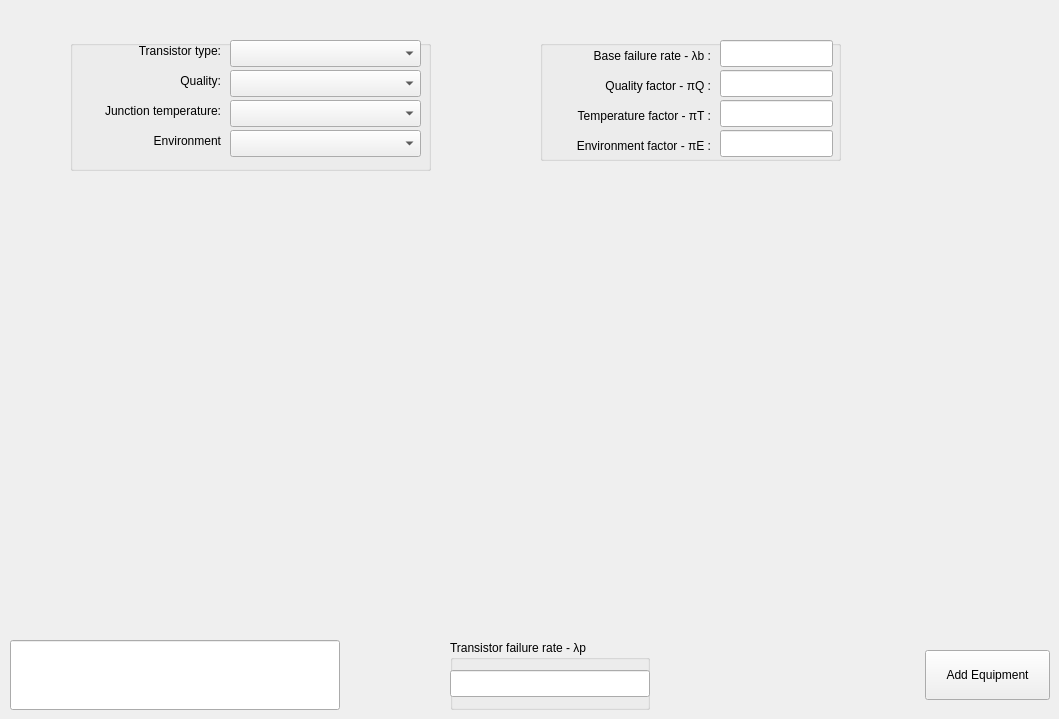
    <widget class="QWidget" name="tab_transistor">
     <attribute name="title">
      <string>Transistor</string>
     </attribute>
     <widget class="QGroupBox" name="groupBox_ts_lambda_p">
      <property name="geometry">
       <rect>
        <x>450</x>
        <y>640</y>
        <width>200</width>
        <height>70</height>
       </rect>
      </property>
      <property name="title">
       <string>Transistor failure rate - λp</string>
      </property>
      <widget class="QLineEdit" name="lineEdit_ts_lamda_p">
       <property name="geometry">
        <rect>
         <x>0</x>
         <y>30</y>
         <width>200</width>
         <height>27</height>
        </rect>
       </property>
       <property name="readOnly">
        <bool>true</bool>
       </property>
      </widget>
     </widget>
     <widget class="QGroupBox" name="groupBox_12">
      <property name="geometry">
       <rect>
        <x>70</x>
        <y>40</y>
        <width>361</width>
        <height>131</height>
       </rect>
      </property>
      <property name="title">
       <string/>
      </property>
      <widget class="QLabel" name="label_ts_transistor_type">
       <property name="geometry">
        <rect>
         <x>40</x>
         <y>0</y>
         <width>111</width>
         <height>21</height>
        </rect>
       </property>
       <property name="text">
        <string>Transistor type:</string>
       </property>
       <property name="alignment">
        <set>Qt::AlignRight|Qt::AlignTrailing|Qt::AlignVCenter</set>
       </property>
      </widget>
      <widget class="QComboBox" name="comboBox_ts_environment">
       <property name="geometry">
        <rect>
         <x>160</x>
         <y>90</y>
         <width>191</width>
         <height>27</height>
        </rect>
       </property>
       <property name="currentText">
        <string/>
       </property>
      </widget>
      <widget class="QLabel" name="label_ts_quality">
       <property name="geometry">
        <rect>
         <x>90</x>
         <y>30</y>
         <width>61</width>
         <height>21</height>
        </rect>
       </property>
       <property name="text">
        <string>Quality:</string>
       </property>
       <property name="alignment">
        <set>Qt::AlignRight|Qt::AlignTrailing|Qt::AlignVCenter</set>
       </property>
      </widget>
      <widget class="QComboBox" name="comboBox_ts_junction_temperature">
       <property name="geometry">
        <rect>
         <x>160</x>
         <y>60</y>
         <width>191</width>
         <height>27</height>
        </rect>
       </property>
       <property name="currentText">
        <string/>
       </property>
      </widget>
      <widget class="QLabel" name="label_ts_environment">
       <property name="geometry">
        <rect>
         <x>60</x>
         <y>90</y>
         <width>91</width>
         <height>21</height>
        </rect>
       </property>
       <property name="text">
        <string>Environment</string>
       </property>
       <property name="alignment">
        <set>Qt::AlignRight|Qt::AlignTrailing|Qt::AlignVCenter</set>
       </property>
      </widget>
      <widget class="QComboBox" name="comboBox_ts_quality">
       <property name="geometry">
        <rect>
         <x>160</x>
         <y>30</y>
         <width>191</width>
         <height>27</height>
        </rect>
       </property>
       <property name="currentText">
        <string/>
       </property>
      </widget>
      <widget class="QComboBox" name="comboBox_ts_type">
       <property name="geometry">
        <rect>
         <x>160</x>
         <y>0</y>
         <width>191</width>
         <height>27</height>
        </rect>
       </property>
       <property name="currentText">
        <string/>
       </property>
      </widget>
      <widget class="QLabel" name="label_ts_junction_temperature">
       <property name="geometry">
        <rect>
         <x>0</x>
         <y>60</y>
         <width>151</width>
         <height>21</height>
        </rect>
       </property>
       <property name="text">
        <string>Junction temperature:</string>
       </property>
       <property name="alignment">
        <set>Qt::AlignRight|Qt::AlignTrailing|Qt::AlignVCenter</set>
       </property>
      </widget>
     </widget>
     <widget class="QGroupBox" name="groupBox_13">
      <property name="geometry">
       <rect>
        <x>540</x>
        <y>40</y>
        <width>301</width>
        <height>121</height>
       </rect>
      </property>
      <property name="title">
       <string/>
      </property>
      <widget class="QLabel" name="label_ts_pi_q">
       <property name="geometry">
        <rect>
         <x>30</x>
         <y>30</y>
         <width>141</width>
         <height>31</height>
        </rect>
       </property>
       <property name="text">
        <string>Quality factor - πQ :</string>
       </property>
       <property name="alignment">
        <set>Qt::AlignRight|Qt::AlignTrailing|Qt::AlignVCenter</set>
       </property>
      </widget>
      <widget class="QLineEdit" name="lineEdit_ts_pi_t">
       <property name="geometry">
        <rect>
         <x>180</x>
         <y>60</y>
         <width>113</width>
         <height>27</height>
        </rect>
       </property>
       <property name="text">
        <string/>
       </property>
       <property name="readOnly">
        <bool>true</bool>
       </property>
      </widget>
      <widget class="QLineEdit" name="lineEdit_ts_lambda_b">
       <property name="geometry">
        <rect>
         <x>180</x>
         <y>0</y>
         <width>113</width>
         <height>27</height>
        </rect>
       </property>
       <property name="readOnly">
        <bool>true</bool>
       </property>
      </widget>
      <widget class="QLabel" name="label_ts_pi_t">
       <property name="geometry">
        <rect>
         <x>0</x>
         <y>60</y>
         <width>171</width>
         <height>31</height>
        </rect>
       </property>
       <property name="text">
        <string>Temperature factor - πT :</string>
       </property>
       <property name="alignment">
        <set>Qt::AlignRight|Qt::AlignTrailing|Qt::AlignVCenter</set>
       </property>
      </widget>
      <widget class="QLineEdit" name="lineEdit_ts_pi_q">
       <property name="geometry">
        <rect>
         <x>180</x>
         <y>30</y>
         <width>113</width>
         <height>27</height>
        </rect>
       </property>
       <property name="text">
        <string/>
       </property>
       <property name="readOnly">
        <bool>true</bool>
       </property>
      </widget>
      <widget class="QLabel" name="label_ts_lambda_b">
       <property name="geometry">
        <rect>
         <x>20</x>
         <y>0</y>
         <width>151</width>
         <height>31</height>
        </rect>
       </property>
       <property name="text">
        <string>Base failure rate - λb :</string>
       </property>
       <property name="alignment">
        <set>Qt::AlignRight|Qt::AlignTrailing|Qt::AlignVCenter</set>
       </property>
      </widget>
      <widget class="QLineEdit" name="lineEdit_ts_pi_e">
       <property name="geometry">
        <rect>
         <x>180</x>
         <y>90</y>
         <width>113</width>
         <height>27</height>
        </rect>
       </property>
       <property name="text">
        <string/>
       </property>
       <property name="readOnly">
        <bool>true</bool>
       </property>
      </widget>
      <widget class="QLabel" name="label_ts_pi_e">
       <property name="geometry">
        <rect>
         <x>0</x>
         <y>90</y>
         <width>171</width>
         <height>31</height>
        </rect>
       </property>
       <property name="text">
        <string>Environment factor - πE :</string>
       </property>
       <property name="alignment">
        <set>Qt::AlignRight|Qt::AlignTrailing|Qt::AlignVCenter</set>
       </property>
      </widget>
     </widget>
     <widget class="QPushButton" name="addButton_c_ee_transistor">
      <property name="geometry">
       <rect>
        <x>925</x>
        <y>650</y>
        <width>125</width>
        <height>50</height>
       </rect>
      </property>
      <property name="text">
       <string>Add Equipment</string>
      </property>
     </widget>
     <widget class="QLineEdit" name="lineEdit_c_ts_warning_box">
      <property name="geometry">
       <rect>
        <x>10</x>
        <y>640</y>
        <width>330</width>
        <height>70</height>
       </rect>
      </property>
      <property name="readOnly">
       <bool>true</bool>
      </property>
     </widget>
    </widget>
